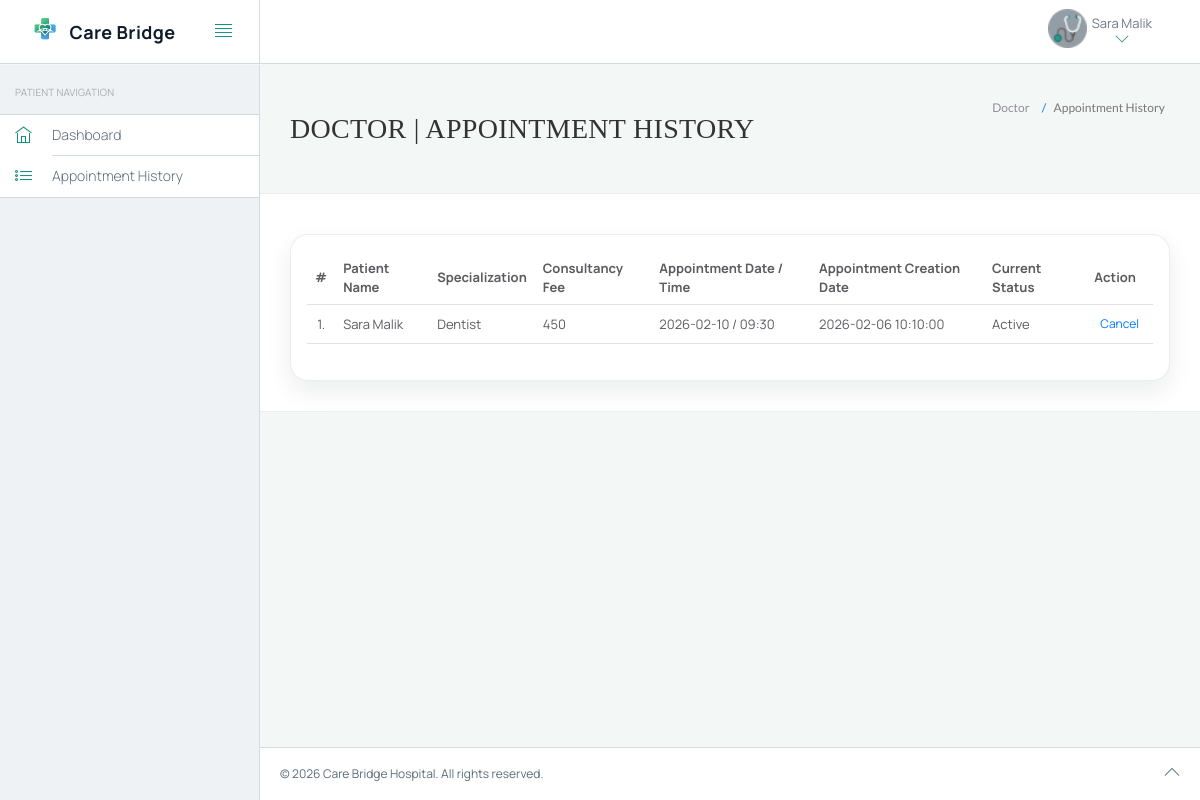
Page /hms/doctor/appointment-history.php (signed in) on the committed database.
### tables this page shows
CREATE TABLE IF NOT EXISTS `users` (
  `id` int(11) NOT NULL,
  `fullName` varchar(255) NOT NULL,
  `address` longtext NOT NULL,
  `city` varchar(255) NOT NULL,
  `gender` varchar(255) NOT NULL,
  `email` varchar(255) NOT NULL,
  `password` varchar(255) NOT NULL,
  `regDate` timestamp NOT NULL DEFAULT CURRENT_TIMESTAMP,
  `updationDate` varchar(255) NOT NULL
);

CREATE TABLE IF NOT EXISTS `appointment` (
  `id` int(11) NOT NULL,
  `doctorSpecialization` varchar(255) NOT NULL,
  `doctorId` int(11) NOT NULL,
  `userId` int(11) NOT NULL,
  `consultancyFees` int(11) NOT NULL,
  `appointmentDate` varchar(255) NOT NULL,
  `appointmentTime` varchar(255) NOT NULL,
  `postingDate` timestamp NOT NULL DEFAULT CURRENT_TIMESTAMP,
  `userStatus` int(11) NOT NULL,
  `doctorStatus` int(11) NOT NULL,
  `updationDate` varchar(255) NOT NULL
);

### hms/doctor/appointment-history.php (the view, shortened to what this page needs)
<?php
include('include/config.php');
?>
<!DOCTYPE html>
<html lang="en">
<head>
	<link rel="stylesheet" href="vendor/bootstrap/css/bootstrap.min.css">
	<link rel="stylesheet" href="vendor/fontawesome/css/font-awesome.min.css">
	<link rel="stylesheet" href="vendor/themify-icons/themify-icons.min.css">
	<link href="vendor/animate.css/animate.min.css" rel="stylesheet" media="screen">
	<link href="vendor/perfect-scrollbar/perfect-scrollbar.min.css" rel="stylesheet" media="screen">
	<link href="vendor/switchery/switchery.min.css" rel="stylesheet" media="screen">
	<link href="vendor/bootstrap-touchspin/jquery.bootstrap-touchspin.min.css" rel="stylesheet" media="screen">
	<link href="vendor/select2/select2.min.css" rel="stylesheet" media="screen">
	<link href="vendor/bootstrap-datepicker/bootstrap-datepicker3.standalone.min.css" rel="stylesheet" media="screen">
	<link href="vendor/bootstrap-timepicker/bootstrap-timepicker.min.css" rel="stylesheet" media="screen">
	<link rel="stylesheet" href="assets/css/styles.css">
	<link rel="stylesheet" href="assets/css/plugins.css">
	<link rel="stylesheet" href="assets/css/themes/theme-1.css" id="skin_color" />
</head>
<body>
	<div id="app">
		<?php include('include/sidebar.php'); ?>
		<div class="app-content">
			<?php include('include/header.php'); ?>
			<div class="main-content">
				<div class="wrap-content container" id="container">
					<section id="page-title">
						<div class="row">
							<div class="col-sm-8">
								<h1 class="mainTitle">Doctor | Appointment History</h1>
							</div>
							<ol class="breadcrumb">
								<li>
									<span>Doctor </span>
								</li>
								<li class="active">
									<span>Appointment History</span>
								</li>
							</ol>
						</div>
					</section>
					<div class="container-fluid container-fullw bg-white">
						<div class="row">
							<div class="col-md-12">
								<div class="care-table-wrap table-responsive">
									<table class="table table-hover care-table" id="sample-table-1">
										<thead>
											<tr>
												<th class="center">#</th>
												<th class="hidden-xs">Patient Name</th>
												<th>Specialization</th>
												<th>Consultancy Fee</th>
												<th>Appointment Date / Time </th>
												<th>Appointment Creation Date </th>
												<th>Current Status</th>
												<th>Action</th>
											</tr>
										</thead>
										<tbody>
											<?php
											$sql = mysqli_query($bd, "select users.fullName as fname,appointment.*  from appointment join users on users.id=appointment.userId where appointment.doctorId='" . $_SESSION['id'] . "'");
											$cnt = 1;
											while ($row = mysqli_fetch_array($sql)) {
											?>
												<tr>
													<td class="center"><?php echo $cnt; ?>.</td>
													<td class="hidden-xs"><?php echo $row['fname']; ?></td>
													<td><?php echo $row['doctorSpecialization']; ?></td>
													<td><?php echo $row['consultancyFees']; ?></td>
													<td><?php echo $row['appointmentDate']; ?> / <?php echo
																									$row['appointmentTime']; ?>
													</td>
													<td><?php echo $row['postingDate']; ?></td>
													<td>
														<?php if (($row['userStatus'] == 1) && ($row['doctorStatus'] == 1)) {
															echo "Active";
														}
														?></td>
													<td>
														<div class="visible-md visible-lg hidden-sm hidden-xs">
															<?php if (($row['userStatus'] == 1) && ($row['doctorStatus'] == 1)) { ?>
																<a href="appointment-history.php?id=<?php echo $row['id'] ?>&cancel=update" onClick="return confirm('Are you sure you want to cancel this appointment ?')" class="btn btn-transparent btn-xs tooltips" title="Cancel Appointment" tooltip-placement="top" tooltip="Remove">Cancel</a>
															<?php } else {
																echo "Canceled";
															} ?>
														</div>
													</td>
												</tr>
											<?php
												$cnt = $cnt + 1;
											} ?>
										</tbody>
									</table>
								</div>
							</div>
						</div>
					</div>
				</div>
			</div>
		</div>
		<?php include('include/footer.php'); ?>
	</div>
</body>
</html>

### hms/doctor/include/header.php (shortened to what this page needs)
<header class="navbar navbar-default navbar-static-top care-topbar">
					<div class="navbar-header">
						<a class="navbar-brand" href="dashboard.php">
							<img src="./assets/images/logo.png" alt="Care Bridge logo">
							<div>
								<span class="brand-text">Care Bridge</span>
							</div>
						</a>
						<a href="#" class="sidebar-toggler pull-right visible-md visible-lg" data-toggle-class="app-sidebar-closed" data-toggle-target="#app">
							<i class="ti-align-justify"></i>
						</a>
					</div>
					<div class="navbar-collapse collapse">
						<ul class="nav navbar-right">
							<li class="dropdown current-user">
								<a href class="dropdown-toggle" data-toggle="dropdown">
									<img src="../assets/images/stethoscope.png" alt="User"> <span class="username">
									<?php $query=mysqli_query($bd, "select fullName from users where id='".$_SESSION['id']."'");
while($row=mysqli_fetch_array($query))
{
	echo $row['fullName'];
}
									?> <i class="ti-angle-down"></i></i></span>
								</a>
							</li>
						</ul>
					</div>
				</header>

### hms/doctor/assets/css/themes/theme-1.css (style rules this page uses)
body { background: #f3f7f6; }
header .navbar-header { background: #ffffff !important; border-right-color: #d3dbdf !important; border-bottom-color: #d3dbdf !important; }
header .navbar-header .sidebar-toggler, header .navbar-header .sidebar-mobile-toggler { color: #0f8a7a !important; }
header .navbar-header .navbar-brand { color: #5c6b7a !important; }
header .navbar-collapse { background: #ffffff !important; border-bottom-color: #d3dbdf !important; box-shadow: none !important; }
header .navbar-collapse .navbar-right > li > a { color: #5c6b7a; }
header .navbar-collapse .navbar-right > li > a i { color: #0f8a7a !important; }
.care-topbar .navbar-header { display: flex; align-items: center; gap: 12px; min-height: 64px; justify-content: space-between; overflow: hidden; }
.care-topbar .navbar-header .sidebar-mobile-toggler, .care-topbar .navbar-header .sidebar-toggler, .care-topbar .navbar-header .menu-toggler { float: none !important; }
.care-topbar .navbar-header .navbar-brand { flex: 1 1 auto; align-items: center; justify-content: center; margin: 0; }
.care-topbar .navbar-header .sidebar-toggler, .care-topbar .navbar-header .menu-toggler { margin-left: 8px; }
.care-topbar .navbar-brand { display: flex; align-items: center; gap: 10px; padding: 14px 18px; white-space: nowrap; }
.care-topbar .navbar-brand img { width: 28px; height: 28px; max-width: 28px; max-height: 28px; object-fit: contain; }
.care-topbar .navbar-brand .brand-text { font-weight: 700; color: #0f1d2b; letter-spacing: .4px; line-height: 1.1; }

### hms/doctor/appointment-history.php (style rules this page uses)
:root { --ink: #0f1d2b; --muted: #5c6b7a; --primary: #0f8a7a; --primary-2: #0b6b5f; --surface: #ffffff; --shadow: 0 16px 36px rgba(15, 29, 43, 0.12); --shadow-soft: 0 10px 24px rgba(15, 29, 43, 0.08); --radius-lg: 18px; }
body, #app { font-family: 'Manrope', sans-serif; }
#page-title h1 { font-family: 'Playfair Display', serif; letter-spacing: .3px; }
.care-table-wrap { background: var(--surface); border-radius: var(--radius-lg); border: 1px solid rgba(15, 29, 43, .08); box-shadow: var(--shadow-soft); padding: 16px; }
.care-table thead th { color: var(--muted); font-weight: 700; border-bottom: 1px solid rgba(15, 29, 43, .08); }

### rows in the picture
users: fullName "Sara Malik"
appointment: userId.fullName "Sara Malik", doctorSpecialization "Dentist", consultancyFees "450", appointmentDate "2026-02-10", appointmentTime "09:30", postingDate "2026-02-06 10:10:00", userStatus "Active"
